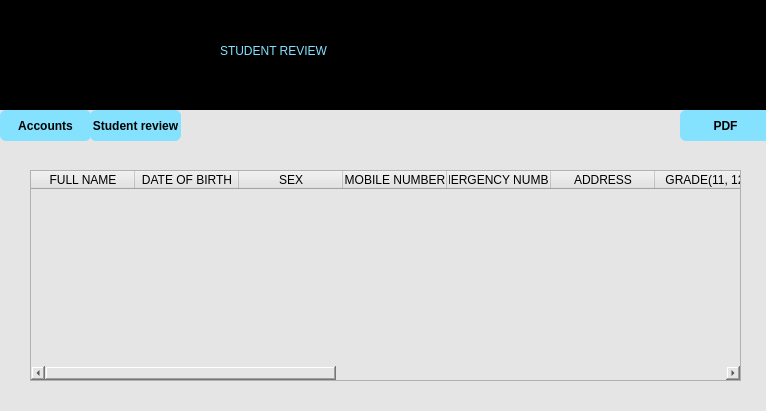
<?xml version="1.0" encoding="UTF-8"?>
<ui version="4.0">
 <class>Dialog</class>
 <widget class="QDialog" name="Dialog">
  <property name="geometry">
   <rect>
    <x>0</x>
    <y>0</y>
    <width>766</width>
    <height>411</height>
   </rect>
  </property>
  <property name="windowTitle">
   <string>Dialog</string>
  </property>
  <widget class="QWidget" name="widget_2" native="true">
   <property name="geometry">
    <rect>
     <x>-10</x>
     <y>0</y>
     <width>781</width>
     <height>111</height>
    </rect>
   </property>
   <property name="styleSheet">
    <string notr="true">QWidget {
    background-color: #000000;

}
</string>
   </property>
   <widget class="QLabel" name="label_3">
    <property name="geometry">
     <rect>
      <x>230</x>
      <y>20</y>
      <width>321</width>
      <height>61</height>
     </rect>
    </property>
    <property name="styleSheet">
     <string notr="true">QLabel {
	font: 30pt &quot;Segoe UI&quot;;
   color: #85E2FF;
    background-color: #000000;
}</string>
    </property>
    <property name="text">
     <string>STUDENT REVIEW</string>
    </property>
   </widget>
  </widget>
  <widget class="QFrame" name="frame">
   <property name="geometry">
    <rect>
     <x>0</x>
     <y>110</y>
     <width>771</width>
     <height>321</height>
    </rect>
   </property>
   <property name="styleSheet">
    <string notr="true">QFrame {
    background-color: #E0DDDD;

}
</string>
   </property>
   <property name="frameShape">
    <enum>QFrame::Shape::StyledPanel</enum>
   </property>
   <property name="frameShadow">
    <enum>QFrame::Shadow::Raised</enum>
   </property>
   <widget class="QWidget" name="widget" native="true">
    <property name="geometry">
     <rect>
      <x>0</x>
      <y>0</y>
      <width>771</width>
      <height>321</height>
     </rect>
    </property>
    <property name="styleSheet">
     <string notr="true">QWidget {
    background-color: #e5e5e5;

}
</string>
    </property>
    <widget class="QPushButton" name="pushButton_2">
     <property name="geometry">
      <rect>
       <x>0</x>
       <y>0</y>
       <width>91</width>
       <height>31</height>
      </rect>
     </property>
     <property name="font">
      <font>
       <bold>true</bold>
      </font>
     </property>
     <property name="styleSheet">
      <string notr="true">QPushButton {
    background-color: #85E2FF;
    color: #000000;
    border-radius: 6px;
}

QPushButton:hover {
    background-color: #33CCFF;
}
QPushButton:pressed {
    background-color: #ffffff;
    color: #000000;
}
</string>
     </property>
     <property name="text">
      <string>Accounts</string>
     </property>
    </widget>
    <widget class="QPushButton" name="pushButton_3">
     <property name="geometry">
      <rect>
       <x>90</x>
       <y>0</y>
       <width>91</width>
       <height>31</height>
      </rect>
     </property>
     <property name="font">
      <font>
       <bold>true</bold>
      </font>
     </property>
     <property name="styleSheet">
      <string notr="true">QPushButton {
    background-color: #85E2FF;
    color: #000000;
    border-radius: 6px;
}

QPushButton:hover {
    background-color: #33CCFF;
}
QPushButton:pressed {
    background-color: #ffffff;
    color: #000000;
}
</string>
     </property>
     <property name="text">
      <string>Student review</string>
     </property>
    </widget>
    <widget class="QTableWidget" name="tableWidget">
     <property name="geometry">
      <rect>
       <x>30</x>
       <y>60</y>
       <width>711</width>
       <height>211</height>
      </rect>
     </property>
     <property name="font">
      <font>
       <bold>false</bold>
      </font>
     </property>
     <property name="dragEnabled">
      <bool>false</bool>
     </property>
     <property name="dragDropOverwriteMode">
      <bool>true</bool>
     </property>
     <property name="selectionMode">
      <enum>QAbstractItemView::SelectionMode::ContiguousSelection</enum>
     </property>
     <property name="selectionBehavior">
      <enum>QAbstractItemView::SelectionBehavior::SelectRows</enum>
     </property>
     <attribute name="horizontalHeaderDefaultSectionSize">
      <number>104</number>
     </attribute>
     <column>
      <property name="text">
       <string>FULL NAME</string>
      </property>
     </column>
     <column>
      <property name="text">
       <string>DATE OF BIRTH</string>
      </property>
     </column>
     <column>
      <property name="text">
       <string>SEX</string>
      </property>
     </column>
     <column>
      <property name="text">
       <string>MOBILE NUMBER</string>
      </property>
     </column>
     <column>
      <property name="text">
       <string>EMERGENCY NUMBER</string>
      </property>
     </column>
     <column>
      <property name="text">
       <string>ADDRESS</string>
      </property>
     </column>
     <column>
      <property name="text">
       <string>GRADE(11, 12)</string>
      </property>
     </column>
     <column>
      <property name="text">
       <string>STRAND CHOOSEN</string>
      </property>
     </column>
     <column>
      <property name="text">
       <string>STUDENT ID</string>
      </property>
     </column>
     <column>
      <property name="text">
       <string>PHOTO</string>
      </property>
     </column>
     <column>
      <property name="text">
       <string>REGESTERED DATE</string>
      </property>
     </column>
     <column>
      <property name="text">
       <string>Goodmoral</string>
      </property>
     </column>
     <column>
      <property name="text">
       <string>Student form</string>
      </property>
     </column>
     <column>
      <property name="text">
       <string>STAFF ID</string>
      </property>
     </column>
    </widget>
    <widget class="QPushButton" name="pushButton_6">
     <property name="geometry">
      <rect>
       <x>680</x>
       <y>0</y>
       <width>91</width>
       <height>31</height>
      </rect>
     </property>
     <property name="font">
      <font>
       <bold>true</bold>
      </font>
     </property>
     <property name="styleSheet">
      <string notr="true">QPushButton {
    background-color: #85E2FF;
    color: #000000;
    border-radius: 6px;
}

QPushButton:hover {
    background-color: #33CCFF;
}
QPushButton:pressed {
    background-color: #ffffff;
    color: #000000;
}
</string>
     </property>
     <property name="text">
      <string>PDF</string>
     </property>
    </widget>
   </widget>
  </widget>
 </widget>
 <resources/>
 <connections/>
</ui>
